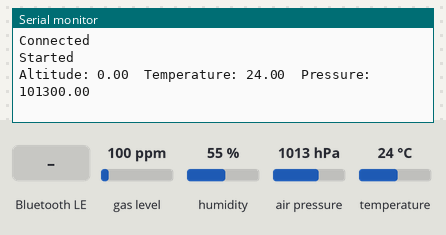
The sketch below on a simulated ESP32. Shown: the last lines printed to the serial monitor. The test bench sets the inputs (shaded band); at power-on: air pressure 1013 hPa, temperature 24 °C, gas level 100 ppm, humidity 55 %. Nothing arrives over Bluetooth unless stated; a phone connects over Bluetooth LE 3 s after start.

Above: at 5.1 s.
5.2 s: Bluetooth LE write "BMP390 Get" received
8.2 s: air pressure set to 952 hPa
At 9.6 s:
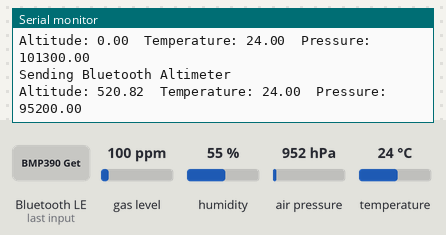
9.7 s: Bluetooth LE write "Tare" received
At 11.0 s:
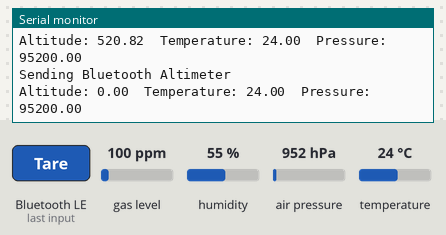
11.2 s: temperature set to 12 °C
At 12.5 s:
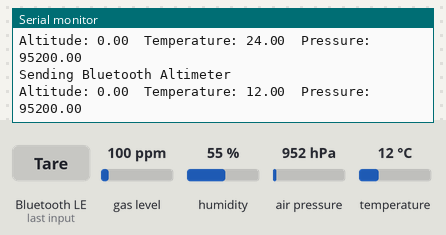
12.7 s: air pressure set to 975 hPa
At 13.9 s:
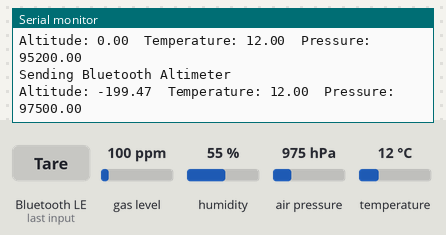
Timing chart, 0 to 15.2 s (numbered marks = the images above; inputs shaded):
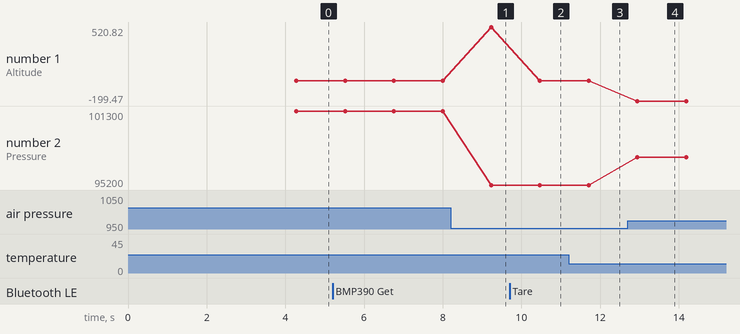

Measured:
- after the input at 8.2 s, the serial monitor: prints a new line after 1.0 s (image 1)
- after the input at 9.7 s, the serial monitor: prints a new line after 0.77 s (image 2)
- after the input at 11.2 s, the serial monitor: prints a new line after 0.51 s (image 3)
- after the input at 12.7 s, the serial monitor: prints a new line after 0.25 s (image 4)
- plotted number 1: 0 → 520.82 after the input at 8.2 s, 0 → -199.47 after the input at 12.7 s
- plotted number 2: 101300 → 95200 after the input at 8.2 s, 95200 → 97500 after the input at 12.7 s

The sketch:

CustomBMP390.ino
```cpp
#include "Bluetooth.h"
#include "Altimeter.h"

#define SPI1_SCK 32
#define SPI1_MISO 35
#define SPI1_MOSI 33
#define SPI1_CS 12

SPIClass* vspi = NULL;

Bluetooth bluetooth;
Altimeter altimeter;

unsigned long currentTime = 0;
unsigned long previousTime = 0;

unsigned long lastDataLog = 0;

float currentAltitude = 0;
float currentTemperature = 0;
float currentPressure = 0;


bool sendBluetoothData = false;
bool bluetoothConnected = false;
bool sendBluetoothAltimeter = false;

void setup() {
  Serial.begin(115200);
  bluetooth.Init(&altimeter, &bluetoothConnected, &sendBluetoothAltimeter);
  while (!bluetoothConnected) {
    delay(1000);
  }
  vspi = new SPIClass(VSPI);
  vspi->begin(SPI1_SCK, SPI1_MISO, SPI1_MOSI, SPI1_CS);

  if (!altimeter.Init(vspi, SPI1_CS)) {
    bluetooth.writeUtilitiesNotifications("Altimeter Initialization Error");
    Serial.println("BMP390 Initialization Error");
    while (1) {}
  }

  bluetooth.writeUtilitiesEvents("Started");
  Serial.println("Started");
}

void loop() {
  currentAltitude = altimeter.getAltitude();
  altimeter.getTempAndPressure(currentTemperature, currentPressure);
  logData(1000);
}

void logData(int dataLoggingFrequencyInMilliseconds) {
  if (millis() - lastDataLog >= dataLoggingFrequencyInMilliseconds) {
    lastDataLog = millis();
    if (sendBluetoothAltimeter) {
      Serial.println("Sending Bluetooth Altimeter");
      bluetooth.writeAltimeter("90" + String(currentAltitude));
      bluetooth.writeAltimeter("91" + String(currentTemperature));
      bluetooth.writeAltimeter("92" + String(currentPressure));
    }
    Serial.println("Altitude: " + String(currentAltitude) + "\tTemperature: " + String(currentTemperature) + "\tPressure: " + String(currentPressure));

  }
}
```

Altimeter.cpp
```cpp
#include "Altimeter.h"

bool Altimeter::Init(SPIClass * vspi, int _BMP_CS) {
  BMP_CS = _BMP_CS;

  if (!bmp.begin_SPI(BMP_CS, vspi)) {  // software SPI mode
    return false;
  }
  bmp.setTemperatureOversampling(BMP3_OVERSAMPLING_8X);
  bmp.setPressureOversampling(BMP3_OVERSAMPLING_4X);
  bmp.setIIRFilterCoeff(BMP3_IIR_FILTER_COEFF_3);
  bmp.setOutputDataRate(BMP3_ODR_50_HZ);
  //first reading is usually garbage
  for (int i = 0; i < 5; i++) {
    bmp.performReading();
    delay(10);
    // Serial.println("BMP Initial Readings: " + String(bmp.readAltitude(SEALEVELPRESSURE_HPA)));
  }
  bmp.performReading();
  taredAltitude = bmp.readAltitude(SEALEVELPRESSURE_HPA);
  return true;
}

void Altimeter::getTempAndPressure(float& temperature, float& pressure) {
  while (!bmp.performReading()) {}
  temperature = bmp.temperature;
  pressure = bmp.pressure;
  digitalWrite(BMP_CS, HIGH);
}

void Altimeter::tare() {
  taredAltitude = bmp.readAltitude(SEALEVELPRESSURE_HPA);
}

float Altimeter::getAltitude() {
  bmp.performReading();
  while (isnan(bmp.readAltitude(SEALEVELPRESSURE_HPA))) {
    bmp.performReading();
  }
  return bmp.readAltitude(SEALEVELPRESSURE_HPA) - taredAltitude;
}
```

Altimeter.h
```cpp
#ifndef ALTIMETER_H_
#define ALTIMETER_H_

#include <Adafruit_Sensor.h>
#include "Adafruit_BMP3XX.h"

class Altimeter {

#define SEALEVELPRESSURE_HPA (1013.25)

private:
  Adafruit_BMP3XX bmp;
  float previousAltitude;
  float alpha;
  int BMP_CS;
  float taredAltitude;
public:
  bool Init(SPIClass * vspi, int _BMP_CS);
  void getTempAndPressure(float& temperature, float& pressure);
  float getAltitude();
  void tare();
};

#endif
```

Bluetooth.cpp
```cpp
#include "Bluetooth.h"

void Bluetooth::Init(Altimeter *_altimeter, bool *_bluetoothConnected, bool *_sendBluetoothAltimeter) {
  altimeter = _altimeter;
  bluetoothConnected = _bluetoothConnected;
  sendBluetoothAltimeter = _sendBluetoothAltimeter;

  String devName = DEVICE_NAME;

  BLEDevice::init(devName.c_str());
  BLEServer* pServer = BLEDevice::createServer();
  pServer->setCallbacks(new MyServerCallbacks(bluetoothConnected));
  BLEService* pService = pServer->createService(SERVICE_UUID);

  pBMP390 = pService->createCharacteristic(BMP390_UUID, BLECharacteristic::PROPERTY_READ | BLECharacteristic::PROPERTY_NOTIFY | BLECharacteristic::PROPERTY_WRITE);
  pBMP390->setCallbacks(new BMP390Callbacks(altimeter));

  pUtilities = pService->createCharacteristic(UTILITIES_UUID, BLECharacteristic::PROPERTY_READ | BLECharacteristic::PROPERTY_NOTIFY | BLECharacteristic::PROPERTY_WRITE);
  pUtilities->setCallbacks(new UtilitiesCallbacks(sendBluetoothAltimeter));

  pService->start();

  BLEAdvertising* pAdvertising = pServer->getAdvertising();
  pAdvertising->addServiceUUID(SERVICE_UUID);
  pAdvertising->setScanResponse(true);

  pAdvertising->start();
}

void Bluetooth::writeUtilitiesNotifications(String message) {
  pUtilities->setValue("1" + message);
  pUtilities->notify();
}

void Bluetooth::writeUtilitiesEvents(String message) {
  pUtilities->setValue("2" + message);
  pUtilities->notify();
}

void Bluetooth::writeUtilities(String message) {
  pUtilities->setValue(message);
  pUtilities->notify();
}

void Bluetooth::writeAltimeter(String message) {
  pBMP390->setValue(message);
  pBMP390->notify();
}
```

Bluetooth.h
```cpp
#ifndef BLUETOOTH_H_
#define BLUETOOTH_H_

#include <BLEDevice.h>
#include <BLEServer.h>
#include <BLEUtils.h>
#include <BLE2902.h>
#include "Altimeter.h"

class Bluetooth {
#define DEVICE_NAME "BMP390"
#define SERVICE_UUID "9a8ca9ef-e43f-4157-9fee-c37a3d7dc12d"
#define BMP390_UUID "94cbc7dc-ff62-4958-9665-0ed477877581"
#define UTILITIES_UUID "fb02a2fa-2a86-4e95-8110-9ded202af76b"
private:
  BLECharacteristic *pBMP390;
  BLECharacteristic *pUtilities;

  Altimeter *altimeter;

  bool *bluetoothConnected;
  bool *sendBluetoothAltimeter;

public:
  void Init(Altimeter *_altimeter, bool *_bluetoothConnected, bool *_sendBluetoothAltimeter);
  void writeAltimeter(String message);
  void writeUtilitiesNotifications(String message);
  void writeUtilitiesEvents(String message);
  void writeUtilities(String message);
};


class MyServerCallbacks : public BLEServerCallbacks {
private:
  bool *bluetoothConnected;
  void (*resetFunc)(void) = 0;
public:
  MyServerCallbacks(bool *_bluetoothConnected) {
    bluetoothConnected = _bluetoothConnected;
  }
  void onConnect(BLEServer *pServer) {
    Serial.println("Connected");
    *bluetoothConnected = true;
  };
  void onDisconnect(BLEServer *pServer) {
    Serial.println("Disconnected");
    *bluetoothConnected = false;
    resetFunc();
  };
};

class UtilitiesCallbacks : public BLECharacteristicCallbacks {
private:
  bool *sendLoopTime;
  bool *sendBluetoothAltimeter;

public:
  void (*resetFunc)(void) = 0;
  UtilitiesCallbacks(bool *_sendBluetoothAltimeter) {
    sendBluetoothAltimeter = _sendBluetoothAltimeter;
  };
  void onWrite(BLECharacteristic *pCharacteristic) {
    String value = pCharacteristic->getValue();
    if (value == "Reset") {
      resetFunc();
    } else if (value == "BMP390 Get") {
      *sendBluetoothAltimeter = true;
    } else if (value == "BMP390 Stop") {
      *sendBluetoothAltimeter = false;
    }
  };
};

class BMP390Callbacks : public BLECharacteristicCallbacks {
private:
  Altimeter *altimeter;
public:
  BMP390Callbacks(Altimeter *_altimeter) {
    altimeter = _altimeter;
  };
  void onWrite(BLECharacteristic *pCharacteristic) {
    String value = pCharacteristic->getValue();
    if (value == "Tare") {
      altimeter->tare();
    }
  };;
};
#endif
```
